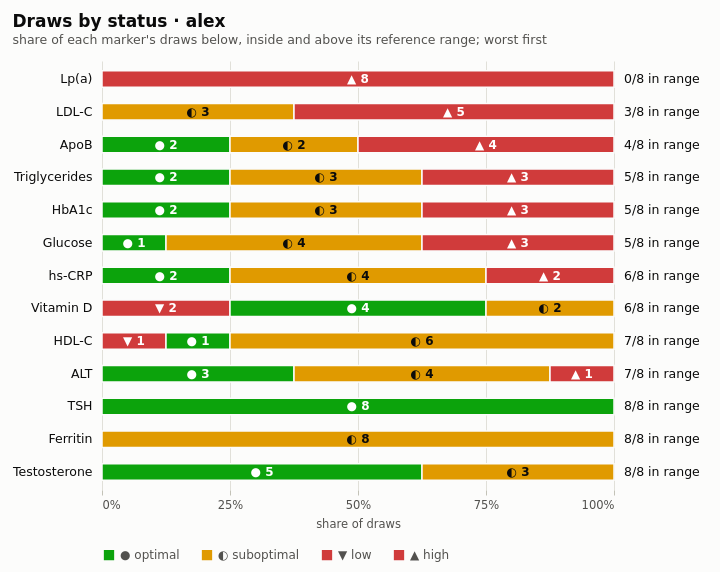

Source (Vega-Lite JSON):
### Vega-Lite specification from a JSON file in a GitHub repository (floating-point values rounded to 4 significant figures)
{"$schema": "https://vega.github.io/schema/vega-lite/v5.json", "description": "health-chart inrange: per marker, the share of its draws below, inside and above the reference range as one 100% stacked bar, segments colored by status with glyph and word in the legend and the draw count inside. Adapted from the Vega-Lite normalized stacked bar (stacked_bar_normalize).", "width": 720, "height": 572, "autosize": {"type": "fit", "contains": "padding"}, "padding": {"left": 12, "right": 20, "top": 12, "bottom": 8}, "background": "#fcfcfb", "title": {"text": "Draws by status · alex", "subtitle": "share of each marker's draws below, inside and above its reference range; worst first", "anchor": "start", "offset": 14, "fontSize": 17, "subtitleFontSize": 12.5, "color": "#0b0b0b", "subtitleColor": "#52514e"}, "config": {"font": "DejaVu Sans", "view": {"stroke": null}, "axis": {"labelColor": "#52514e", "titleColor": "#52514e", "labelFontSize": 11.5, "titleFontSize": 11.5, "titleFontWeight": "normal", "gridColor": "#e1e0d9", "domainColor": "#c3c2b7", "tickColor": "#c3c2b7"}, "legend": {"labelColor": "#52514e", "labelFontSize": 12, "orient": "bottom", "direction": "horizontal", "title": null, "symbolSize": 140, "columnPadding": 18}}, "data": {"values": [{"index": 1, "marker": "lpa", "label": "Lp(a)", "unit": "nmol/L", "status": "high", "glyph": "▲", "status_label": "▲ high", "color": "#d03b3b", "rgb": 13646651, "count": 8, "draws": 8, "x": 0, "x2": 1, "mid": 0.5, "seg_label": "▲ 8", "summary": "0/8 in range", "detail": "8 of 8 draws high"}, {"index": 2, "marker": "ldl-c", "label": "LDL-C", "unit": "mg/dL", "status": "suboptimal", "glyph": "◐", "status_label": "◐ suboptimal", "color": "#e09a00", "rgb": 14719488, "count": 3, "draws": 8, "x": 0, "x2": 0.375, "mid": 0.1875, "seg_label": "◐ 3", "summary": "3/8 in range", "detail": "3 of 8 draws suboptimal"}, {"index": 2, "marker": "ldl-c", "label": "LDL-C", "unit": "mg/dL", "status": "high", "glyph": "▲", "status_label": "▲ high", "color": "#d03b3b", "rgb": 13646651, "count": 5, "draws": 8, "x": 0.375, "x2": 1, "mid": 0.6875, "seg_label": "▲ 5", "summary": "3/8 in range", "detail": "5 of 8 draws high"}, {"index": 3, "marker": "apob", "label": "ApoB", "unit": "mg/dL", "status": "optimal", "glyph": "●", "status_label": "● optimal", "color": "#0ca30c", "rgb": 828172, "count": 2, "draws": 8, "x": 0, "x2": 0.25, "mid": 0.125, "seg_label": "● 2", "summary": "4/8 in range", "detail": "2 of 8 draws optimal"}, {"index": 3, "marker": "apob", "label": "ApoB", "unit": "mg/dL", "status": "suboptimal", "glyph": "◐", "status_label": "◐ suboptimal", "color": "#e09a00", "rgb": 14719488, "count": 2, "draws": 8, "x": 0.25, "x2": 0.5, "mid": 0.375, "seg_label": "◐ 2", "summary": "4/8 in range", "detail": "2 of 8 draws suboptimal"}, {"index": 3, "marker": "apob", "label": "ApoB", "unit": "mg/dL", "status": "high", "glyph": "▲", "status_label": "▲ high", "color": "#d03b3b", "rgb": 13646651, "count": 4, "draws": 8, "x": 0.5, "x2": 1, "mid": 0.75, "seg_label": "▲ 4", "summary": "4/8 in range", "detail": "4 of 8 draws high"}, {"index": 4, "marker": "triglycerides", "label": "Triglycerides", "unit": "mg/dL", "status": "optimal", "glyph": "●", "status_label": "● optimal", "color": "#0ca30c", "rgb": 828172, "count": 2, "draws": 8, "x": 0, "x2": 0.25, "mid": 0.125, "seg_label": "● 2", "summary": "5/8 in range", "detail": "2 of 8 draws optimal"}, {"index": 4, "marker": "triglycerides", "label": "Triglycerides", "unit": "mg/dL", "status": "suboptimal", "glyph": "◐", "status_label": "◐ suboptimal", "color": "#e09a00", "rgb": 14719488, "count": 3, "draws": 8, "x": 0.25, "x2": 0.625, "mid": 0.4375, "seg_label": "◐ 3", "summary": "5/8 in range", "detail": "3 of 8 draws suboptimal"}, {"index": 4, "marker": "triglycerides", "label": "Triglycerides", "unit": "mg/dL", "status": "high", "glyph": "▲", "status_label": "▲ high", "color": "#d03b3b", "rgb": 13646651, "count": 3, "draws": 8, "x": 0.625, "x2": 1, "mid": 0.8125, "seg_label": "▲ 3", "summary": "5/8 in range", "detail": "3 of 8 draws high"}, {"index": 5, "marker": "hba1c", "label": "HbA1c", "unit": "%", "status": "optimal", "glyph": "●", "status_label": "● optimal", "color": "#0ca30c", "rgb": 828172, "count": 2, "draws": 8, "x": 0, "x2": 0.25, "mid": 0.125, "seg_label": "● 2", "summary": "5/8 in range", "detail": "2 of 8 draws optimal"}, {"index": 5, "marker": "hba1c", "label": "HbA1c", "unit": "%", "status": "suboptimal", "glyph": "◐", "status_label": "◐ suboptimal", "color": "#e09a00", "rgb": 14719488, "count": 3, "draws": 8, "x": 0.25, "x2": 0.625, "mid": 0.4375, "seg_label": "◐ 3", "summary": "5/8 in range", "detail": "3 of 8 draws suboptimal"}, {"index": 5, "marker": "hba1c", "label": "HbA1c", "unit": "%", "status": "high", "glyph": "▲", "status_label": "▲ high", "color": "#d03b3b", "rgb": 13646651, "count": 3, "draws": 8, "x": 0.625, "x2": 1, "mid": 0.8125, "seg_label": "▲ 3", "summary": "5/8 in range", "detail": "3 of 8 draws high"}, {"index": 6, "marker": "glucose", "label": "Glucose", "unit": "mg/dL", "status": "optimal", "glyph": "●", "status_label": "● optimal", "color": "#0ca30c", "rgb": 828172, "count": 1, "draws": 8, "x": 0, "x2": 0.125, "mid": 0.0625, "seg_label": "● 1", "summary": "5/8 in range", "detail": "1 of 8 draws optimal"}, {"index": 6, "marker": "glucose", "label": "Glucose", "unit": "mg/dL", "status": "suboptimal", "glyph": "◐", "status_label": "◐ suboptimal", "color": "#e09a00", "rgb": 14719488, "count": 4, "draws": 8, "x": 0.125, "x2": 0.625, "mid": 0.375, "seg_label": "◐ 4", "summary": "5/8 in range", "detail": "4 of 8 draws suboptimal"}, {"index": 6, "marker": "glucose", "label": "Glucose", "unit": "mg/dL", "status": "high", "glyph": "▲", "status_label": "▲ high", "color": "#d03b3b", "rgb": 13646651, "count": 3, "draws": 8, "x": 0.625, "x2": 1, "mid": 0.8125, "seg_label": "▲ 3", "summary": "5/8 in range", "detail": "3 of 8 draws high"}, {"index": 7, "marker": "hscrp", "label": "hs-CRP", "unit": "mg/L", "status": "optimal", "glyph": "●", "status_label": "● optimal", "color": "#0ca30c", "rgb": 828172, "count": 2, "draws": 8, "x": 0, "x2": 0.25, "mid": 0.125, "seg_label": "● 2", "summary": "6/8 in range", "detail": "2 of 8 draws optimal"}, {"index": 7, "marker": "hscrp", "label": "hs-CRP", "unit": "mg/L", "status": "suboptimal", "glyph": "◐", "status_label": "◐ suboptimal", "color": "#e09a00", "rgb": 14719488, "count": 4, "draws": 8, "x": 0.25, "x2": 0.75, "mid": 0.5, "seg_label": "◐ 4", "summary": "6/8 in range", "detail": "4 of 8 draws suboptimal"}, {"index": 7, "marker": "hscrp", "label": "hs-CRP", "unit": "mg/L", "status": "high", "glyph": "▲", "status_label": "▲ high", "color": "#d03b3b", "rgb": 13646651, "count": 2, "draws": 8, "x": 0.75, "x2": 1, "mid": 0.875, "seg_label": "▲ 2", "summary": "6/8 in range", "detail": "2 of 8 draws high"}, {"index": 8, "marker": "vitamin-d", "label": "Vitamin D", "unit": "ng/mL", "status": "low", "glyph": "▼", "status_label": "▼ low", "color": "#d03b3b", "rgb": 13646651, "count": 2, "draws": 8, "x": 0, "x2": 0.25, "mid": 0.125, "seg_label": "▼ 2", "summary": "6/8 in range", "detail": "2 of 8 draws low"}, {"index": 8, "marker": "vitamin-d", "label": "Vitamin D", "unit": "ng/mL", "status": "optimal", "glyph": "●", "status_label": "● optimal", "color": "#0ca30c", "rgb": 828172, "count": 4, "draws": 8, "x": 0.25, "x2": 0.75, "mid": 0.5, "seg_label": "● 4", "summary": "6/8 in range", "detail": "4 of 8 draws optimal"}, {"index": 8, "marker": "vitamin-d", "label": "Vitamin D", "unit": "ng/mL", "status": "suboptimal", "glyph": "◐", "status_label": "◐ suboptimal", "color": "#e09a00", "rgb": 14719488, "count": 2, "draws": 8, "x": 0.75, "x2": 1, "mid": 0.875, "seg_label": "◐ 2", "summary": "6/8 in range", "detail": "2 of 8 draws suboptimal"}, {"index": 9, "marker": "hdl-c", "label": "HDL-C", "unit": "mg/dL", "status": "low", "glyph": "▼", "status_label": "▼ low", "color": "#d03b3b", "rgb": 13646651, "count": 1, "draws": 8, "x": 0, "x2": 0.125, "mid": 0.0625, "seg_label": "▼ 1", "summary": "7/8 in range", "detail": "1 of 8 draws low"}, {"index": 9, "marker": "hdl-c", "label": "HDL-C", "unit": "mg/dL", "status": "optimal", "glyph": "●", "status_label": "● optimal", "color": "#0ca30c", "rgb": 828172, "count": 1, "draws": 8, "x": 0.125, "x2": 0.25, "mid": 0.1875, "seg_label": "● 1", "summary": "7/8 in range", "detail": "1 of 8 draws optimal"}, {"index": 9, "marker": "hdl-c", "label": "HDL-C", "unit": "mg/dL", "status": "suboptimal", "glyph": "◐", "status_label": "◐ suboptimal", "color": "#e09a00", "rgb": 14719488, "count": 6, "draws": 8, "x": 0.25, "x2": 1, "mid": 0.625, "seg_label": "◐ 6", "summary": "7/8 in range", "detail": "6 of 8 draws suboptimal"}, {"index": 10, "marker": "alt", "label": "ALT", "unit": "U/L", "status": "optimal", "glyph": "●", "status_label": "● optimal", "color": "#0ca30c", "rgb": 828172, "count": 3, "draws": 8, "x": 0, "x2": 0.375, "mid": 0.1875, "seg_label": "● 3", "summary": "7/8 in range", "detail": "3 of 8 draws optimal"}, {"index": 10, "marker": "alt", "label": "ALT", "unit": "U/L", "status": "suboptimal", "glyph": "◐", "status_label": "◐ suboptimal", "color": "#e09a00", "rgb": 14719488, "count": 4, "draws": 8, "x": 0.375, "x2": 0.875, "mid": 0.625, "seg_label": "◐ 4", "summary": "7/8 in range", "detail": "4 of 8 draws suboptimal"}, {"index": 10, "marker": "alt", "label": "ALT", "unit": "U/L", "status": "high", "glyph": "▲", "status_label": "▲ high", "color": "#d03b3b", "rgb": 13646651, "count": 1, "draws": 8, "x": 0.875, "x2": 1, "mid": 0.9375, "seg_label": "▲ 1", "summary": "7/8 in range", "detail": "1 of 8 draws high"}, {"index": 11, "marker": "tsh", "label": "TSH", "unit": "mIU/L", "status": "optimal", "glyph": "●", "status_label": "● optimal", "color": "#0ca30c", "rgb": 828172, "count": 8, "draws": 8, "x": 0, "x2": 1, "mid": 0.5, "seg_label": "● 8", "summary": "8/8 in range", "detail": "8 of 8 draws optimal"}, {"index": 12, "marker": "ferritin", "label": "Ferritin", "unit": "ng/mL", "status": "suboptimal", "glyph": "◐", "status_label": "◐ suboptimal", "color": "#e09a00", "rgb": 14719488, "count": 8, "draws": 8, "x": 0, "x2": 1, "mid": 0.5, "seg_label": "◐ 8", "summary": "8/8 in range", "detail": "8 of 8 draws suboptimal"}, {"index": 13, "marker": "testosterone-total", "label": "Testosterone", "unit": "ng/dL", "status": "optimal", "glyph": "●", "status_label": "● optimal", "color": "#0ca30c", "rgb": 828172, "count": 5, "draws": 8, "x": 0, "x2": 0.625, "mid": 0.3125, "seg_label": "● 5", "summary": "8/8 in range", "detail": "5 of 8 draws optimal"}, {"index": 13, "marker": "testosterone-total", "label": "Testosterone", "unit": "ng/dL", "status": "suboptimal", "glyph": "◐", "status_label": "◐ suboptimal", "color": "#e09a00", "rgb": 14719488, "count": 3, "draws": 8, "x": 0.625, "x2": 1, "mid": 0.8125, "seg_label": "◐ 3", "summary": "8/8 in range", "detail": "3 of 8 draws suboptimal"}]}, "encoding": {"y": {"field": "label", "type": "nominal", "title": null, "scale": {"domain": ["Lp(a)", "LDL-C", "ApoB", "Triglycerides", "HbA1c", "Glucose", "hs-CRP", "Vitamin D", "HDL-C", "ALT", "TSH", "Ferritin", "Testosterone"], "paddingInner": 0.3, "paddingOuter": 0.2}, "axis": {"domain": false, "ticks": false, "labelPadding": 10, "labelFontSize": 12.5, "labelColor": "#0b0b0b", "labelLimit": 220}}}, "layer": [{"mark": {"type": "bar", "height": {"band": 0.72}, "stroke": "#fcfcfb", "strokeWidth": 1.5}, "encoding": {"x": {"field": "x", "type": "quantitative", "title": "share of draws", "scale": {"domain": [0, 1], "nice": false, "zero": false}, "axis": {"values": [0, 0.25, 0.5, 0.75, 1], "labelExpr": "format(datum.value * 100, '.0f') + '%'", "grid": true, "labelPadding": 4, "domain": false, "titlePadding": 8}}, "x2": {"field": "x2"}, "color": {"field": "status_label", "type": "nominal", "scale": {"domain": ["● optimal", "◐ suboptimal", "▼ low", "▲ high"], "range": ["#0ca30c", "#e09a00", "#d03b3b", "#d03b3b"]}, "legend": {"symbolType": "square"}}, "tooltip": [{"field": "label", "title": "marker"}, {"field": "detail", "title": "draws"}, {"field": "status_label", "title": "status"}]}}, {"transform": [{"filter": "datum.seg_label !== ''"}], "mark": {"type": "text", "baseline": "middle", "fontSize": 12, "fontWeight": "bold"}, "encoding": {"x": {"field": "mid", "type": "quantitative"}, "color": {"condition": {"test": "datum.status === 'suboptimal'", "value": "#0b0b0b"}, "value": "#ffffff"}, "text": {"field": "seg_label"}}}, {"transform": [{"aggregate": [{"op": "max", "field": "x2", "as": "end"}], "groupby": ["label", "summary"]}], "mark": {"type": "text", "align": "left", "baseline": "middle", "dx": 10, "fontSize": 12.5, "color": "#0b0b0b"}, "encoding": {"x": {"datum": 1, "type": "quantitative"}, "text": {"field": "summary"}}}]}
